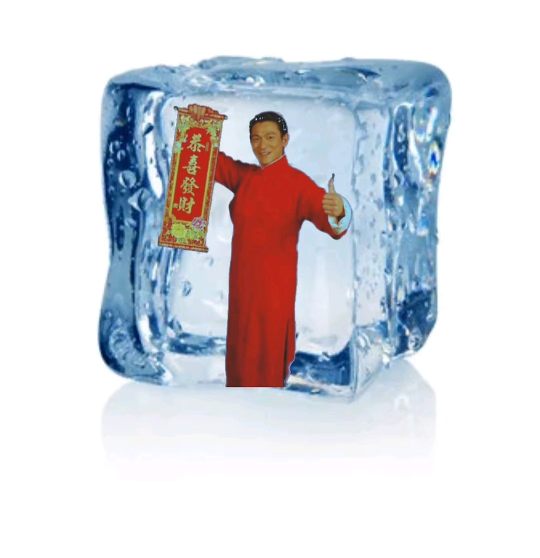
#> input picture assets/img/刘德华解冻.png, 1080 x 1116 px (shown at 1/2 size)
$ python generate-thaw-melt.py
#> lines starting #> are read from the running program, lines starting #| are printed output that depends on the picture
#!/usr/bin/env python3
"""Generate stepped melt images from the user's ice block asset.

Requires: pip install pillow

The transparent ice block is the object layer extracted from the user's PSD.
Its visible area shrinks to (1 - melt) while it sinks toward the bottom of the
frame, leaving a growing puddle. At 0% the block fills the frame; at 70% only
30% of the block area remains; at 100% the block is gone.
"""

from pathlib import Path

from PIL import Image, ImageDraw, ImageFilter

ROOT = Path(__file__).resolve().parents[1]
SOURCE = ROOT / "assets/img/刘德华解冻.png"
ICE_BLOCK = ROOT / "assets/img/thaw/ice-block.png"
OUT = ROOT / "assets/img/thaw"
WIDTH, HEIGHT = 1080, 1116
LEVELS = list(range(0, 101, 10))


def paste_centered(canvas, block, center_x, center_y):
    width, height = block.size
    dest_x = center_x - width // 2
    dest_y = center_y - height // 2
    source_x = max(0, -dest_x)
    source_y = max(0, -dest_y)
    dest_x = max(0, dest_x)
    dest_y = max(0, dest_y)
    copy_width = min(width - source_x, WIDTH - dest_x)
    copy_height = min(height - source_y, HEIGHT - dest_y)
    if copy_width <= 0 or copy_height <= 0:
        return
    piece = block.crop((source_x, source_y, source_x + copy_width, source_y + copy_height))
    canvas.alpha_composite(piece, (dest_x, dest_y))


def main():
    OUT.mkdir(parents=True, exist_ok=True)

    base = Image.open(SOURCE).convert("RGB").resize((WIDTH, HEIGHT), Image.LANCZOS).convert("RGBA")
    cube = Image.open(ICE_BLOCK).convert("RGBA")
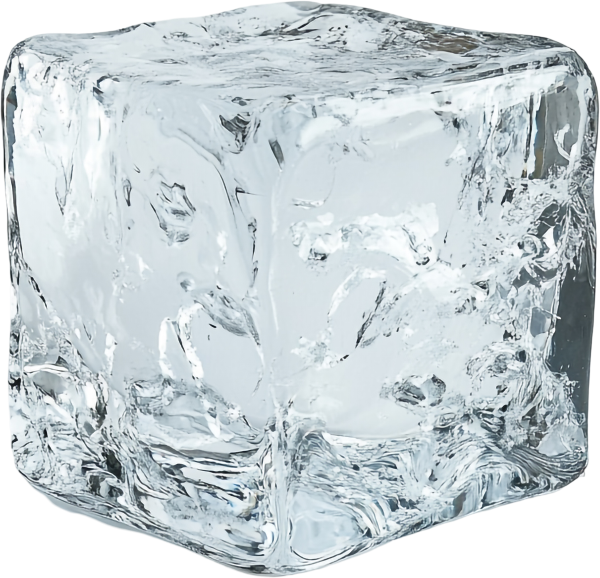
#> input picture assets/img/thaw/ice-block.png, 1199 x 1156 px (shown at 1/2 size)
#> cube is the input picture: PIL image 1199x1156 RGBA; mean R, G, B, A 165.9, 175.5, 179.5, 218.5

    full_height = HEIGHT
    full_width = round(cube.width * full_height / cube.height)
#> full_width = 1158
    full = cube.resize((full_width, full_height), Image.LANCZOS)
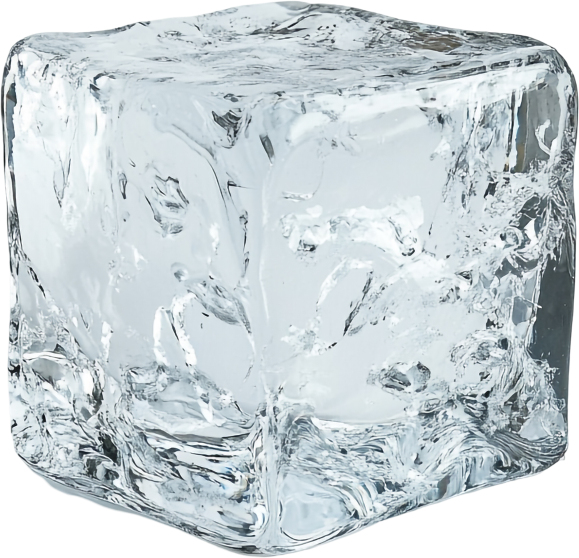
#> full: PIL image 1158x1116 RGBA (shown at 1/2 size); mean R, G, B, A 165.9, 175.5, 179.5, 218.5; transparent parts drawn white

    for level in LEVELS:
        melt = level / 100.0
        scale = (1 - melt) ** 0.5
        block_width = max(1, round(full_width * scale))
        block_height = max(1, round(full_height * scale))
        block = full.resize((block_width, block_height), Image.LANCZOS)
        center_x = WIDTH // 2
        center_y = round(HEIGHT * (0.5 + 0.30 * melt))

        canvas = base.copy()

        if level < 100:
            shadow = Image.new("RGBA", (WIDTH, HEIGHT), (0, 0, 0, 0))
            shadow_draw = ImageDraw.Draw(shadow)
            shadow_width = round(block_width * 0.75)
            shadow_height = max(2, round(block_height * 0.10))
            shadow_y = center_y + block_height // 2
            shadow_draw.ellipse(
                [
                    center_x - shadow_width // 2,
                    shadow_y - shadow_height // 2,
                    center_x + shadow_width // 2,
                    shadow_y + shadow_height // 2,
                ],
                fill=(6, 20, 32, 80),
            )
            shadow = shadow.filter(ImageFilter.GaussianBlur(12))
            canvas = Image.alpha_composite(canvas, shadow)
            paste_centered(canvas, block, center_x, center_y)

        if melt > 0:
            puddle = Image.new("RGBA", (WIDTH, HEIGHT), (0, 0, 0, 0))
            puddle_draw = ImageDraw.Draw(puddle)
            puddle_width = round(WIDTH * (0.42 + 0.36 * melt))
            puddle_height = round(HEIGHT * (0.04 + 0.04 * melt))
            puddle_draw.ellipse(
                [
                    WIDTH // 2 - puddle_width // 2,
                    HEIGHT - puddle_height - 12,
                    WIDTH // 2 + puddle_width // 2,
                    HEIGHT - 12,
                ],
                fill=(198, 235, 250, int(120 * melt)),
            )
            puddle = puddle.filter(ImageFilter.GaussianBlur(10))
            canvas = Image.alpha_composite(canvas, puddle)

        result = canvas.convert("RGB")
        path = OUT / f"melt-{level:02d}.jpg"
        result.save(path, quality=88, optimize=True, progressive=True)
        print(
            f"{level:3d}%  ice_area={(1 - melt) * 100:5.1f}%  "
            f"block={block_width}x{block_height}  size={path.stat().st_size // 1024:4d}KB"
        )
#> this loop made 1 pass
#> pass 1, in main, `shadow = shadow.filter(ImageFilter.GaussianBlur(12))`:
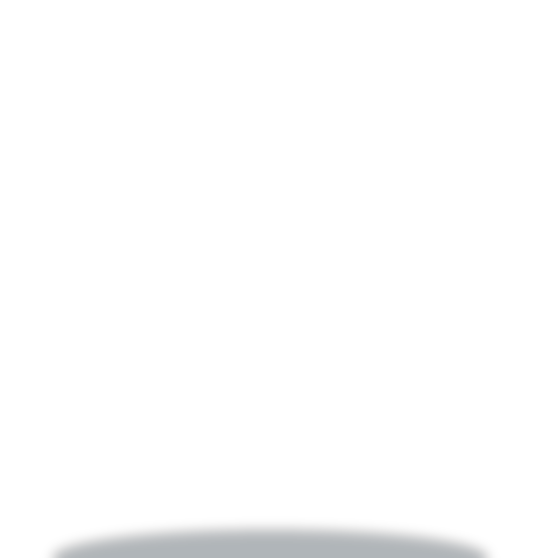
#> shadow: PIL image 1080x1116 RGBA (shown at 1/2 size); mean R, G, B, A 0.2, 0.6, 1, 2.5; transparent parts drawn white
#> pass 1, in main, `canvas = Image.alpha_composite(canvas, shadow)`:
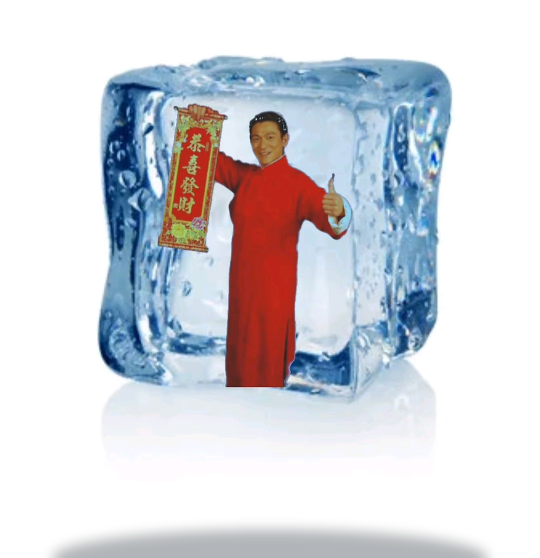
#> canvas: PIL image 1080x1116 RGBA (shown at 1/2 size); mean R, G, B, A 211.8, 213, 219.3, 255
#> pass 1, in paste_centered, `piece = block.crop((source_x, source_y, source_x + copy_width, source_..`:
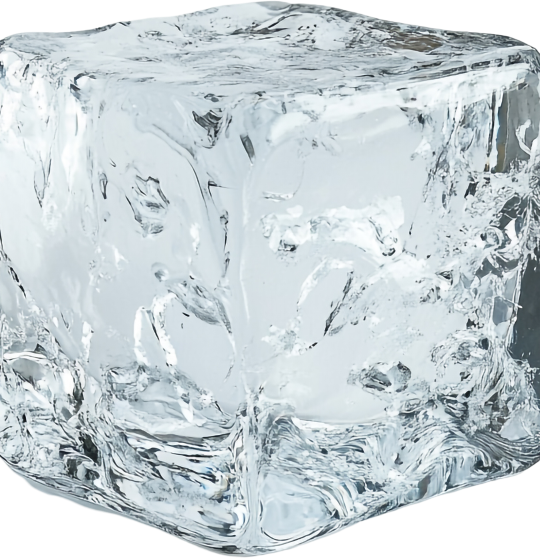
#> piece: PIL image 1080x1116 RGBA (shown at 1/2 size); mean R, G, B, A 172.6, 182.6, 186.7, 225.6; transparent parts drawn white
#> after the loop:
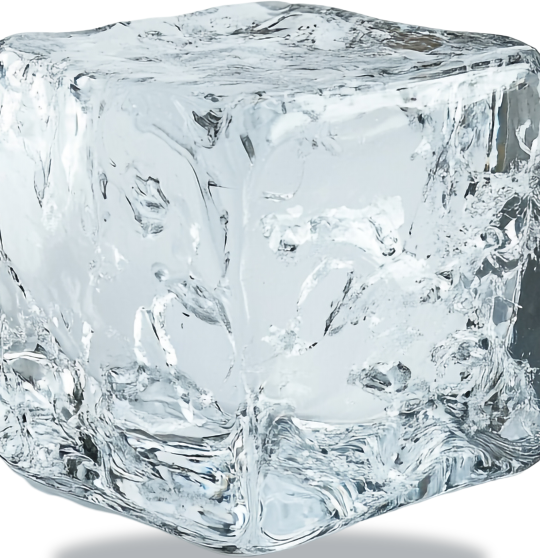
#> canvas: PIL image 1080x1116 RGBA (shown at 1/2 size); mean R, G, B, A 199.6, 209.5, 213.7, 255


if __name__ == "__main__":
#> (the run stopped early here; a loop or call above may not have finished)
